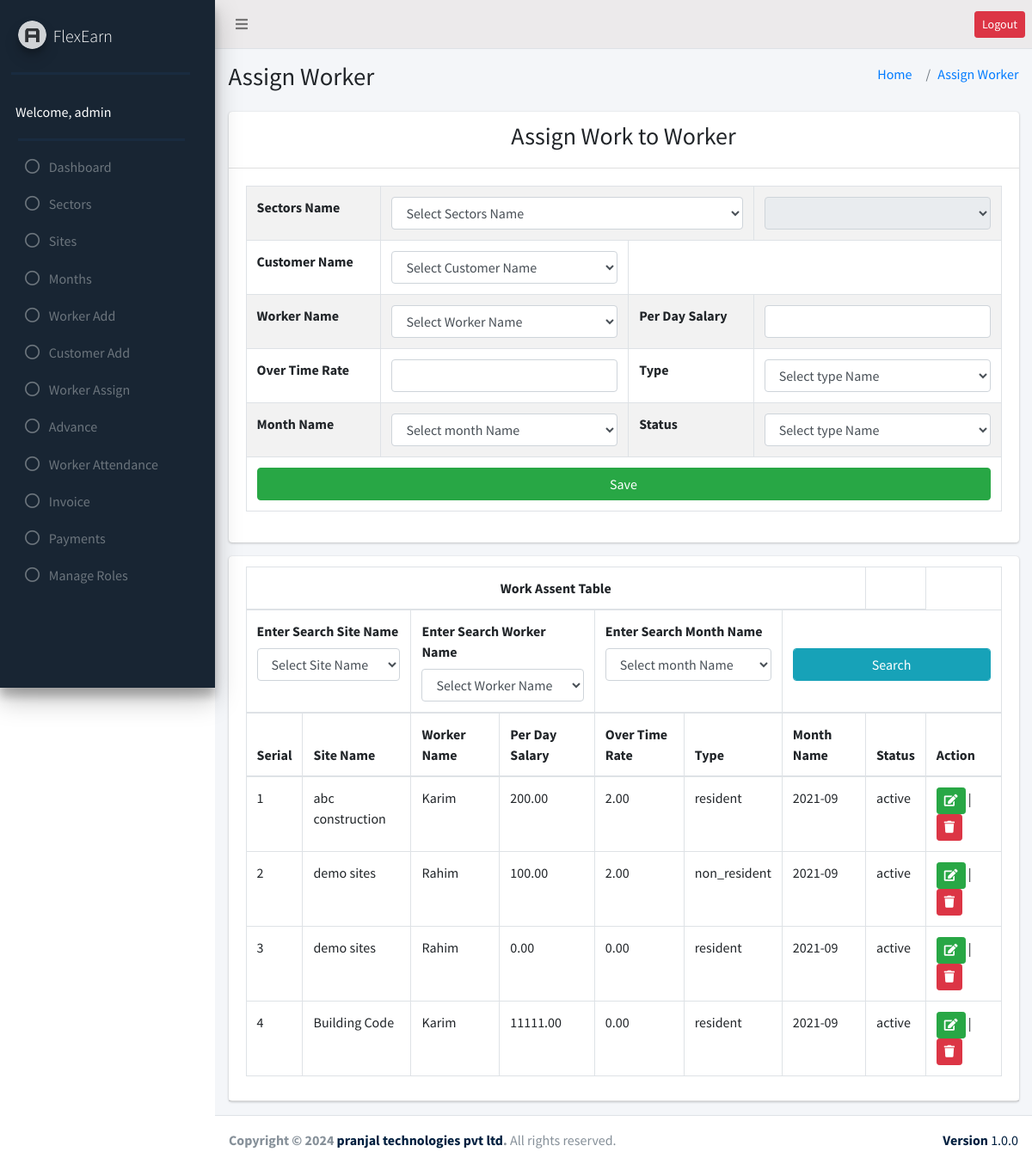
The page /Manpower/worker_assign/worker_assign.php (signed in) on the database its author committed.
### tables this page shows
CREATE TABLE `worker_assign` (
  `id` bigint(20) NOT NULL,
  `siteID` int(11) NOT NULL,
  `workerID` bigint(20) NOT NULL,
  `per_day_salary` decimal(10,2) NOT NULL,
  `ot_rate` decimal(10,2) NOT NULL,
  `type` enum('resident','non_resident') NOT NULL,
  `monthID` int(11) NOT NULL,
  `customer_id` int(11) NOT NULL,
  `status` enum('active','inactive') NOT NULL
);

CREATE TABLE `sites` (
  `id` int(11) NOT NULL,
  `sectorID` int(11) NOT NULL,
  `site_name` varchar(255) NOT NULL,
  `address` text NOT NULL,
  `contact_no` varchar(255) NOT NULL,
  `status` enum('active','inactive') NOT NULL
);

CREATE TABLE `worker` (
  `id` bigint(20) NOT NULL,
  `name` varchar(255) NOT NULL,
  `iqama_number` varchar(255) NOT NULL,
  `local_number` varchar(255) NOT NULL,
  `whatsapp_number` varchar(150) NOT NULL,
  `photo` text NOT NULL,
  `iqama_photo` text NOT NULL,
  `current_address` text NOT NULL,
  `working_place` text NOT NULL,
  `daily_basic_salary` decimal(10,2) NOT NULL,
  `ot_rate` decimal(10,2) NOT NULL,
  `passport_number` varchar(100) NOT NULL,
  `email` varchar(100) NOT NULL,
  `password` varchar(50) NOT NULL,
  `status` enum('active','inactive') NOT NULL
);

CREATE TABLE `month` (
  `id` int(11) NOT NULL,
  `month_name` varchar(255) NOT NULL,
  `status` enum('active','inactive') NOT NULL
);

### Manpower/worker_assign/worker_assign.php (the view, shortened to what this page needs)
<?php
require_once("../header.php");
require_once("../sidebar.php");
    ?>
<section class="content-header">
  <div class="container-fluid">
    <div class="row mb-2">
      <div class="col-sm-6">
        <h1>Assign Worker</h1>
      </div>
      <div class="col-sm-6">
        <ol class="breadcrumb float-sm-right">
          <li class="breadcrumb-item"><a href="#">Home</a></li>
          <li class="breadcrumb-item"><a href="#">Assign Worker</a></li>
        </ol>
      </div>
    </div>
  </div>
</section>
<section class="content">
  <div class="container-fluid">
    <div class="row">
      <div class="col-md-12">
        <div class="card">
          <div class="card-header text-center">
            <h3>
              Assign Work to Worker
            </h3>
          </div>
          <div class="card-body">
            <form action="" method="post">
              <table class="table table-bordered table-striped table-hover ">
                <tr>
                  <th>Sectors Name</th>
                  <td colspan="6">
                    <select id="div" class="form-control">
                      <option>Select Sectors Name </option>
                  </td>
                  <th id="dis">
                    <select class="form-control" name="siteID" disabled>
                    </select>
                </tr>
                <?php if ($_SESSION['type'] == 'admin') { ?>
                <tr>
                  <th>Customer Name</th>
                  <td colspan="4">
                  <select class="form-control" name="customer_id">
                      <option value="">Select Customer Name </option>
                </select>
                  </td>
                </tr>
                <?php } ?>
                <tr>
                  <th>Worker Name</th>
                  <td colspan="4">
                    <select class="form-control" name="workerID">
                      <option value="">Select Worker Name </option>
                  </td>
                  <th>Per Day Salary</th>
                  <td colspan="4">
                    <input type="text" name="per_day_salary" class="form-control">
                  </td>
                </tr>
                <tr>
                  <th>Over Time Rate</th>
                  <td colspan="4">
                    <input type="text" name="ot_rate" class="form-control">
                  </td>
                  <th>Type</th>
                  <td colspan="4">
                    <select class="form-control" name="type">
                      <option value="0">Select type Name </option>
                  </td>
                </tr>
                <tr>
                  <th>Month Name</th>
                  <td colspan="4">
                    <select class="form-control" name="monthID">
                      <option value="">Select month Name </option>
                  </td>
                  <th>Status</th>
                  <td colspan="4">
                    <select class="form-control" name="status">
                      <option value="0">Select type Name </option>
                  </td>
                </tr class="text-center">
                <td colspan="10">
                  <input type="submit" name="submit" value="Save" class="btn btn-block btn-success">
                </td>
              </table>
            </form>
          </div>
        </div>
      </div>
    </div>
  </div>
  <div class="container-fluid">
    <div class="row">
      <div class="col-md-12">
        <div class="card">
          <div class="card-header">
            <table class="table table-bordered">
              <thead>
                <tr>
                  <th colspan="7" class="text-center">Work Assent Table
                  <th>
                </tr>
                <?php
            if (isset($_GET['Siten']) && isset($_GET['Workern']) && isset($_GET['Monthn'])) {
                echo"";
            } else {?>
                <form method="post">
                  <tr>
                    <td colspan="2">
                      <label>Enter Search Site Name </label>
                      <select class="form-control" name="Siten">
                        <option disabled selected value>Select Site Name </option>
                    </td>
                    <td colspan="2">
                      <label>Enter Search Worker Name </label>
                      <select class="form-control" name="Workern">
                        <option disabled selected value>Select Worker Name </option>
                      </select>
                    <td colspan="2">
                      <label>Enter Search Month Name </label>
                      <select class="form-control" name="Monthn">
                        <option disabled selected value>Select month Name </option>
                    </td>
                    <td colspan="3">
                      <label>&nbsp;&nbsp;&nbsp;&nbsp;</label>
                      <input type="submit" name="submit" class=" btn-info form-control" value="Search" />
                    </td>
                  </tr>
                </form>
                <?php } ?>
                <tr>
                  <th>Serial</th>
                  <th>Site Name</th>
                  <th>Worker Name </th>
                  <th>Per Day Salary</th>
                  <th>Over Time Rate</th>
                  <th>Type</th>
                  <th>Month Name</th>
                  <th>Status</th>
                  <th>Action</th>
                </tr>
              </thead>
              <?php
              $where = '';
                    if (isset($_POST["Siten"]) && isset($_POST["Workern"]) && isset($_POST["Monthn"])) {
                        $sites=$_POST['Siten'];
                        $workers=$_POST['Workern'];
                        $months=$_POST['Monthn'];
                        $workerassign=$conn->query("SELECT worker_assign.id,worker_assign.per_day_salary,worker_assign.ot_rate,worker_assign.type,worker_assign.status,sites.site_name,worker.name,month.month_name FROM worker_assign JOIN sites ON sites.id=worker_assign.siteID JOIN worker ON worker.id=worker_assign.workerID JOIN month ON month.id=worker_assign.monthID WHERE siteID={$sites} AND workerID={$workers} AND monthID={$months} $where");
                    } else {
                        $workerassign=$conn->query("SELECT worker_assign.id,worker_assign.per_day_salary,worker_assign.ot_rate,worker_assign.type,worker_assign.status,sites.site_name,worker.name,month.month_name FROM worker_assign JOIN sites ON sites.id=worker_assign.siteID JOIN worker ON worker.id=worker_assign.workerID JOIN month ON month.id=worker_assign.monthID WHERE 1=1 $where");
                    }
                    $i=0;
                    while ($workerassignrow  = $workerassign->fetch_assoc()) {?>
              <tr>
                <td><?= ++$i;?>
                </td>
                <td><?= $workerassignrow['site_name'];?>
                </td>
                <td><?= $workerassignrow['name'];?>
                </td>
                <td><?= $workerassignrow['per_day_salary'];?>
                </td>
                <td><?= $workerassignrow['ot_rate'];?>
                </td>
                <td><?= $workerassignrow['type'];?>
                </td>
                <td><?= $workerassignrow['month_name'];?>
                </td>
                <td><?= $workerassignrow['status'];?>
                </td>
                <td>
                  <a href="update.php?id=<?php echo $workerassignrow['id'] ?>"
                    class=" btn btn-sm  btn-success "><i class="fas fa-edit"></i></a> |
                  <a href="delete.php?id=<?php echo $workerassignrow['id'] ?>"
                    class=" btn btn-sm btn-danger" onclick="return confirm('Are you sure?')"><i
                      class="fas fa-trash"></i></a>
                </td>
              </tr>
              <?php } ?>
            </table>
          </div>
        </div>
      </div>
    </div>
  </div>
</section>
<?php require("../footer.php"); ?>

### rows shown on the page
worker_assign: siteID.site_name "abc construction", workerID.name "Karim", per_day_salary "200.00", ot_rate "2.00", type "resident", monthID.month_name "2021-09", status "active"
worker_assign: siteID.site_name "demo sites", workerID.name "Rahim", per_day_salary "100.00", ot_rate "2.00", type "non_resident", monthID.month_name "2021-09", status "active"
worker_assign: siteID.site_name "demo sites", workerID.name "Rahim", per_day_salary "0.00", ot_rate "0.00", type "resident", monthID.month_name "2021-09", status "active"
worker_assign: siteID.site_name "Building Code", workerID.name "Karim", per_day_salary "11111.00", ot_rate "0.00", type "resident", monthID.month_name "2021-09", status "active"

### other values the page prints
$_SESSION['name'] "admin"
